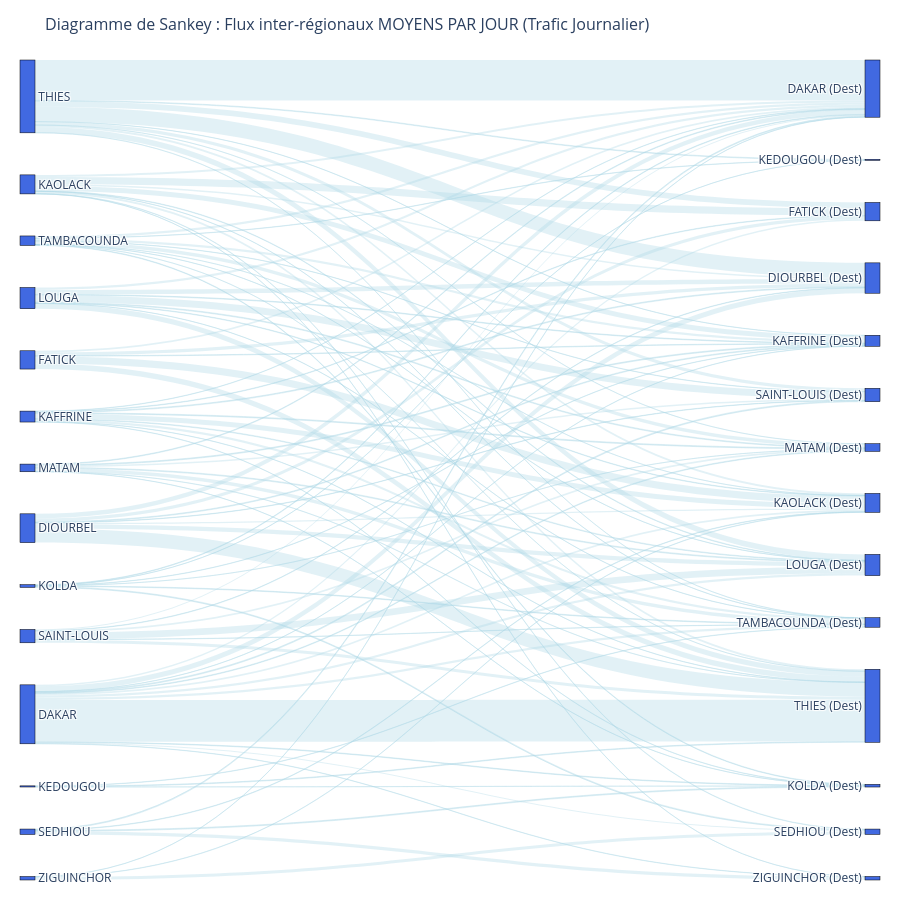

The notebook cell saved with this chart:
### Markdown cell above
### E — Diagramme de Sankey (Les rivières de flux logistiques)

### Code cell
# --- GRAPHIQUE 2 : DIAGRAMME DE SANKEY DES FLUX JOURNALIERS MOYENS ---
import plotly.graph_objects as go
import numpy as np

# 1. Configuration de la période (Ex: 365 jours pour une année)
# Vous pouvez ajuster ce chiffre si votre dataset couvre une période légèrement différente
NB_JOURS = 365 

# 2. Préparation et conversion en Moyenne Journalière
df_sankey = matrice_reg.copy()

# Crucial : On divise TOUTE la matrice par le nombre de jours pour obtenir la moyenne par jour
# On arrondit à l'unité pour avoir des nombres de personnes entiers et propres
df_sankey = (df_sankey / NB_JOURS).round(0)

# On force la diagonale à 0 pour éliminer le bruit interne à chaque région
np.fill_diagonal(df_sankey.values, 0)

# Aplatissement de la matrice pour Plotly
df_sankey_flat = df_sankey.stack().reset_index()
df_sankey_flat.columns = ['Origine', 'Destination', 'Valeur']

# Filtrage des flux mineurs (inférieurs à la médiane) pour garder le graphique fluide
df_sankey_flat = df_sankey_flat[df_sankey_flat['Valeur'] > df_sankey_flat['Valeur'].quantile(0.5)]

# 3. Création des nœuds et mappages pour Plotly
regions_liste = sorted(list(matrice_reg.index))
nodes = regions_liste + [r + " (Dest)" for r in regions_liste]

mapping_origine = {nom: idx for idx, nom in enumerate(regions_liste)}
mapping_dest = {nom: idx + len(regions_liste) for idx, nom in enumerate(regions_liste)}

sources = df_sankey_flat['Origine'].map(mapping_origine).tolist()
targets = df_sankey_flat['Destination'].map(mapping_dest).tolist()
values = df_sankey_flat['Valeur'].tolist()

# 4. Construction du diagramme de Sankey aéré
fig = go.Figure(data=[go.Sankey(
    node = dict(
      pad = 45,           # Grand espacement vertical entre les étiquettes
      thickness = 15,     # Largeur des blocs de régions
      line = dict(color = "black", width = 0.5),
      label = nodes,
      color = "royalblue"
    ),
    link = dict(
      source = sources,
      target = targets,
      value = values,     # Ces valeurs représentent désormais des "Déplacements / Jour"
      color = "rgba(173, 216, 230, 0.35)" 
  ))])

# 5. Mise en page avec mise à jour du Titre
fig.update_layout(
    title=dict(
        text="Diagramme de Sankey : Flux inter-régionaux MOYENS PAR JOUR (Trafic Journalier)",
        font=dict(size=16)
    ),
    height=900,           # Hauteur augmentée pour éviter les chevauchements de texte
    margin=dict(l=20, r=20, t=60, b=20)
)

# Sauvegarde et affichage
fig.write_html("./Deplacement/Diagramme_Sankey_Flux_Journalier.html")
fig.show()

### Figure 1 — Plotly figure (JSON) as saved in the notebook; plotly's stock layout.template omitted (floating-point values rounded to 4 significant figures)
{"data": [{"link": {"color": "rgba(173, 216, 230, 0.35)", "source": [0, 0, 0, 0, 0, 0, 0, 0, 0, 0, 0, 0, 1, 1, 1, 1, 1, 1, 1, 2, 2, 2, 2, 2, 3, 3, 3, 3, 3, 3, 3, 3, 3, 4, 4, 4, 4, 4, 4, 4, 4, 4, 5, 5, 5, 6, 6, 6, 6, 6, 6, 7, 7, 7, 7, 7, 7, 7, 7, 8, 8, 8, 8, 8, 8, 8, 9, 9, 9, 9, 9, 9, 10, 10, 10, 10, 11, 11, 11, 11, 11, 11, 11, 11, 11, 12, 12, 12, 12, 12, 12, 12, 12, 12, 12, 13, 13, 13], "target": [15, 16, 17, 18, 20, 21, 22, 23, 24, 25, 26, 27, 14, 16, 17, 18, 21, 23, 26, 14, 15, 17, 18, 26, 14, 15, 16, 18, 20, 21, 22, 25, 26, 14, 15, 16, 17, 21, 24, 25, 26, 27, 20, 25, 26, 14, 17, 19, 22, 24, 25, 14, 15, 17, 18, 22, 23, 25, 26, 14, 17, 20, 21, 23, 25, 26, 14, 15, 21, 22, 25, 26, 14, 18, 20, 27, 14, 17, 18, 19, 20, 21, 22, 23, 26, 14, 15, 16, 17, 18, 19, 21, 22, 23, 25, 14, 18, 24], "value": [568, 165, 24, 198, 68, 262, 76, 106, 117, 240, 4569, 30, 510, 360, 88, 144, 459, 41, 1535, 168, 364, 58, 807, 593, 33, 91, 57, 545, 30, 71, 95, 249, 21, 220, 157, 795, 556, 59, 42, 19, 210, 14, 13, 36, 75, 66, 30, 13, 17, 97, 72, 268, 478, 71, 57, 91, 762, 16, 569, 75, 97, 17, 93, 174, 361, 20, 126, 47, 742, 171, 26, 344, 100, 49, 100, 339, 242, 252, 17, 34, 64, 16, 365, 26, 18, 4403, 1602, 624, 21, 210, 76, 611, 21, 345, 21, 21, 32, 328]}, "node": {"color": "royalblue", "label": ["DAKAR", "DIOURBEL", "FATICK", "KAFFRINE", "KAOLACK", "KEDOUGOU", "KOLDA", "LOUGA", "MATAM", "SAINT-LOUIS", "SEDHIOU", "TAMBACOUNDA", "THIES", "ZIGUINCHOR", "DAKAR (Dest)", "DIOURBEL (Dest)", "FATICK (Dest)", "KAFFRINE (Dest)", "KAOLACK (Dest)", "KEDOUGOU (Dest)", "KOLDA (Dest)", "LOUGA (Dest)", "MATAM (Dest)", "SAINT-LOUIS (Dest)", "SEDHIOU (Dest)", "TAMBACOUNDA (Dest)", "THIES (Dest)", "ZIGUINCHOR (Dest)"], "line": {"color": "black", "width": 0.5}, "pad": 45, "thickness": 15}, "type": "sankey"}], "layout": {"height": 900, "margin": {"b": 20, "l": 20, "r": 20, "t": 60}, "title": {"font": {"size": 16}, "text": "Diagramme de Sankey : Flux inter-régionaux MOYENS PAR JOUR (Trafic Journalier)"}}}
